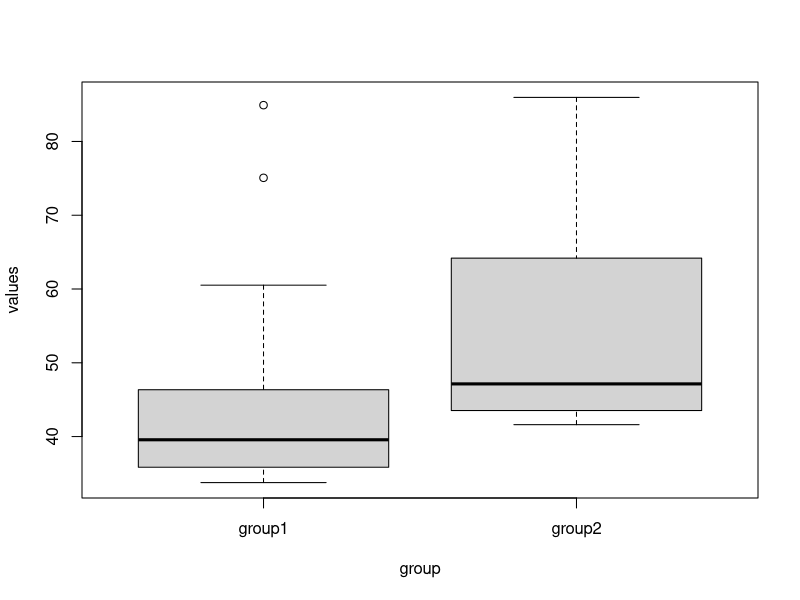
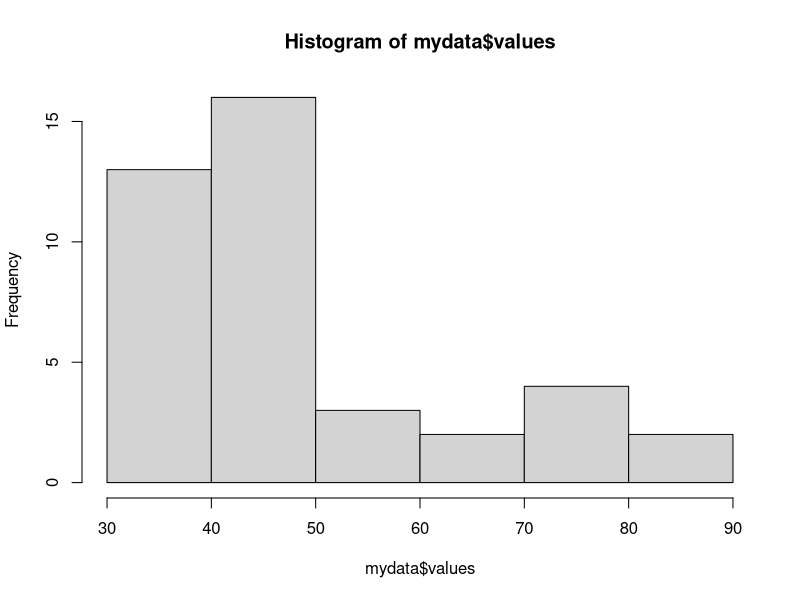
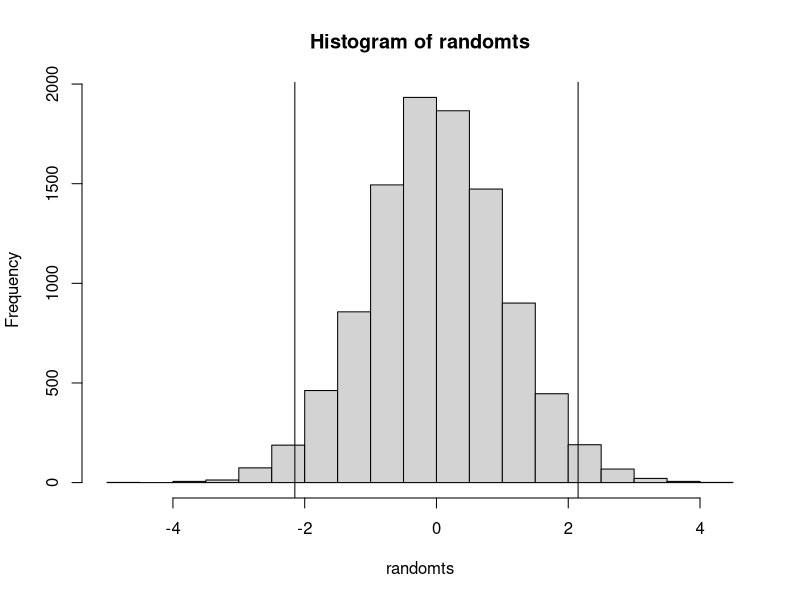
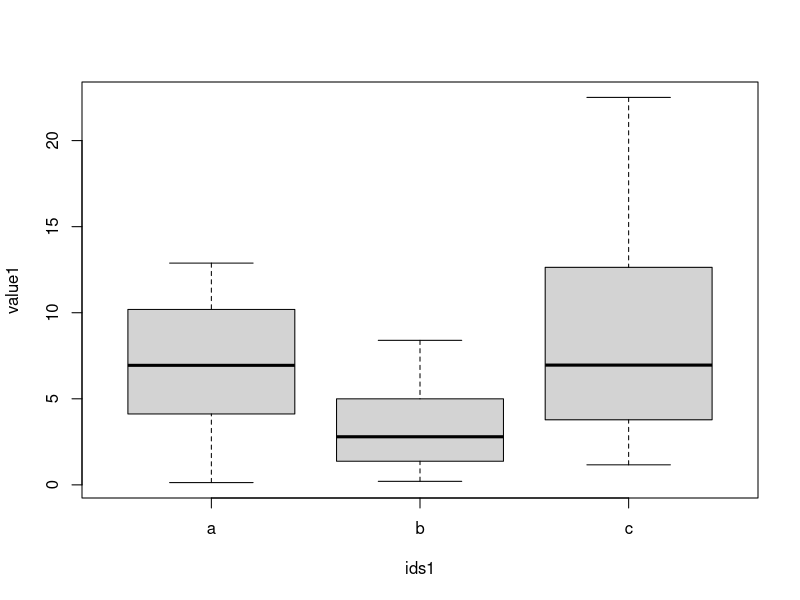
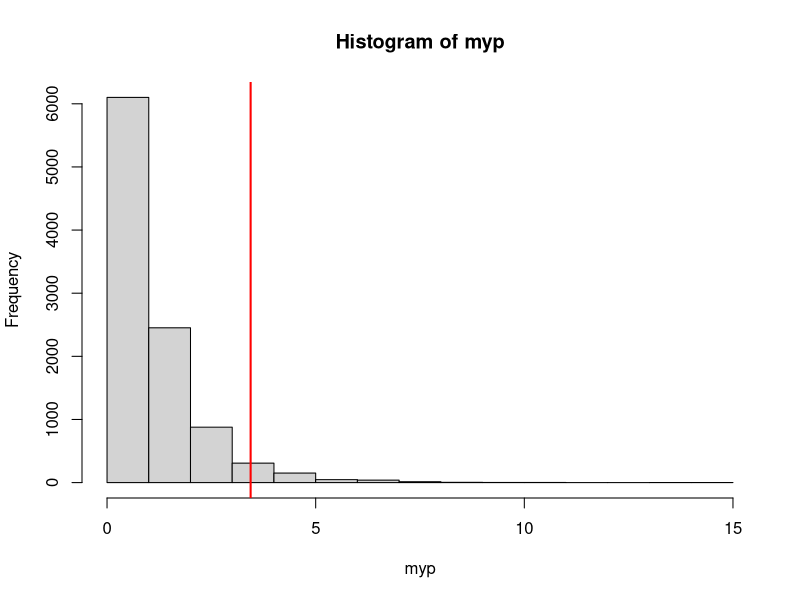
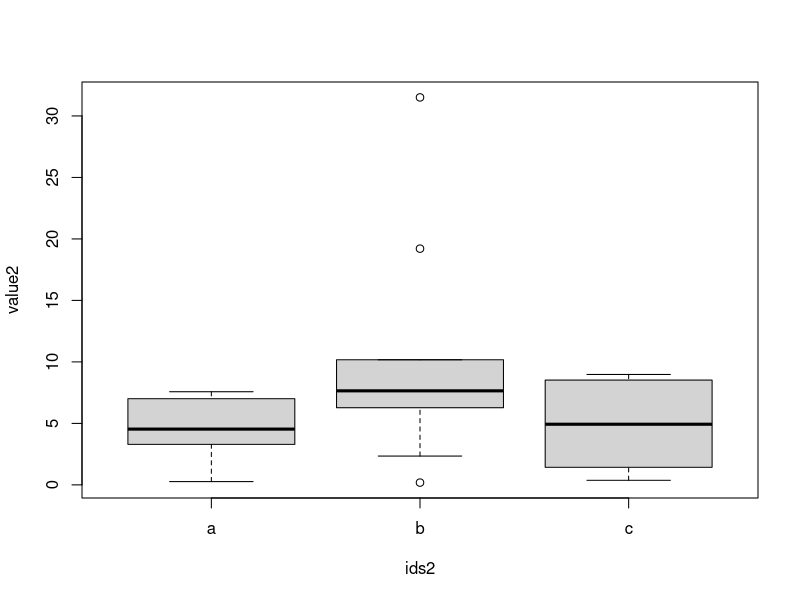
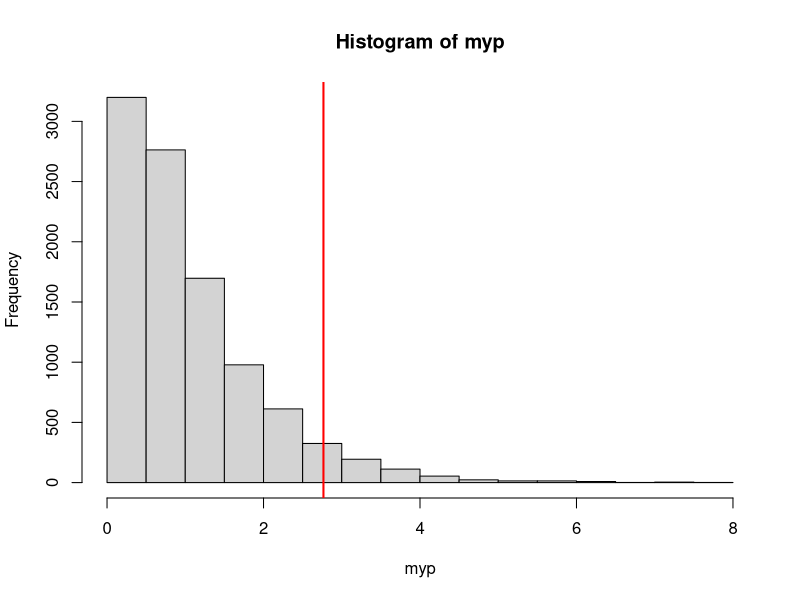

Generate these figures, in order, with R: (Note: this script raises an error after producing the figures.)
######  PERMUTATION / RANDOMIZATION TESTS  .... introduction   ######



###### there are lots of built in ways of permuting/randomizing data in R. 


## First one is combn()
## produces all combination of set of elements of a given size. - does not take order into account.

combn(c("purple", "pink", "green", "yellow", "orange", "white"), 4)

mycolors <- c("purple", "pink", "green", "yellow", "orange", "white")
mycolors
combn(mycolors, 3)

combn(letters[1:4],2)



## we probably remember sample()

sample(mycolors)                 # run it a few times
sample(mycolors,3)               # run it a few times
sample(mycolors,3, replace=T)    # run it a few times



## replicate() can be useful here too

replicate(10, sample(mycolors,3))   # see what it did ?




# there are lots of fun things in R to do with permutations/randomizations/sambling/combinations,
# we'll do more in later tutorials.....




#### Permuting/Randomizing Data  - Some introductory comments ####

# General principle:   Is the pattern in the data that we observe likely to have arisen by chance, or not?

# Essentially we will randomly shuffle our data (or e.g. the groups our data belong to) and examine how often
# our data lead to an observed parameter (mean, sum) of a group, 
# or how ofen our observed statistic (e.g. t-statistic, F-value) arises, compared to N shuffles of the data.

## Advantages:
# We do not have to worry about whether our data are normally distributed or groups have equal variances
# We are not assuming our data are sampled from some general population/distribution
# Very useful for skewed data, small sample sizes.

## Things to remember:
# data should still be independent of one another                                                                                                                                                                                                                                                                        
# One criticism of permutation/randomization tests is whether their results are generalizable to a theoretical general population
# The degree to which they are generalizable is dependent upon how 'at random' our sample was drawn from a general population

# a good reference: http://biol09.biol.umontreal.ca/PLcourses/Statistical_tests.pdf
                                                    




# It's best to learn their utility from some simple examples ...




#### Example 1.  - A complete permutation test  ####

x <- c(25.17, 20.57, 19.03)
y <- c(25.88, 25.20, 23.75, 26.99)

length(x)         # [1] 3
length(y)         # [1] 4
length(c(x,y))    # [1] 7

choose(7,3) # [1] 35, There are 35 ways of dividing the 7 observations into samples of size 3 and 4
choose(7,4) # [1] 35, it's the same.


sum(x) # [1] 64.77

combn(c(x,y),3)  #produces all 35 combinations of picking any 3 of our sample of 7

apply(combn(c(x,y),3),2,sum) #for all columns (denoted by the '2') apply the function sum

sort(apply(combn(c(x,y),3),2,sum)) #and sort them

2/35 # p is 2/35 or how much of the distribution are less than or equal to the observed 
     # [1] 0.05714286
     # Note that only in the case of no x-y overlap is a p-value below .05 possible here.







#### Example 2.  Comparing 2 groups - randomized permutation t-test ####


# e.g. comparing the reaction times of two groups

group1 <- c(36.30,  42.07,  39.97,  39.33,  33.76,  33.91,  39.65,  84.92,  40.70,  39.65,
39.48,  35.38,  75.07,  36.46,  38.73,  33.88,  34.39,  60.52,  53.63,  50.62)

group2 <- c(49.48,  43.30,  85.97,  46.92,  49.18,  79.30,  47.35,  46.52,  59.68,  42.89,
49.29,  68.69,  41.61,  46.81,  43.75,  46.55,  42.33,  71.48,  78.95,  42.06)

mydata <- data.frame(values=c(group1,group2), group=rep(c("group1", "group2"),each=20))

mydata

boxplot(values~group,mydata)
t.test(values~group,mydata)                        # t=-2.1496, p=0.03802

hist(mydata$values)
shapiro.test(mydata$values)                        # not normally distributed
bartlett.test(mydata$values, mydata$group)         # variances equal


mydata$group
sample(mydata$group)  # run this a few times to see what happens

split(mydata$values, sample(mydata$group))  # run this a few times to see what happens

#run the beneath 4 lines a few times
a <- split(mydata$values, sample(mydata$group))
a[[1]]
a[[2]]
t.test(a[[1]],a[[2]])

mytest <- t.test(a[[1]],a[[2]])
mytest
str(mytest)
mytest$statistic
mytest[[1]]

t.test(a[[1]],a[[2]])$statistic  #these look awful, but return the t-statistic effectively
t.test(a[[1]],a[[2]])[[1]]



## going to put above into a for loop.....

results <- vector("list",10000)  # this will store our results

# might take 1 minute.   Store all t-statistics generated from 10000 randomizations (each [i])

for(i in 1:10000){
  a <- split(mydata$values, sample(mydata$group))
  results[[i]] <- t.test(a[[1]],a[[2]])[[1]]
}

results # these results are stored as a list because we told it to

unlist(results) #unpack from the list
 
as.numeric(unlist(results)) #we don't need the t...

randomts <- as.numeric(unlist(results)) #we don't need the t...

hist(randomts)      # t values we would be likely to obtain when the null is true
abline(v= -2.1496)  #this was the t-statistic from our initial observed data

sum(randomts <= -2.1496)  #182 (yours may vary slightly as your randomizations won't be exactly the same)

sum(randomts <= -2.1496) / 10000   # our generated 'exact' p-value for one tailed # [1] 0.0182


abline(v= 2.1496) # what about the other end of the distribution ?
sum(randomts <= -2.1496)
sum(randomts >=  2.1496)

(sum(randomts <= -2.1496) + sum(randomts >=  2.1496))  #375 - number of instance of a t-statistic as

(sum(randomts <= -2.1496) + sum(randomts >=  2.1496))  / 10000    # [1] 0.0375



# another tip:   If your data contain many 'ties' as often is the case using scaled data,
# you might want to consider using something like the mean or sum of group 1 to compare to randomized data,
# rather than a continuous variable like the t-statistic.






#### Example 3.  Randomized One-Way ANOVA ####

# The basic idea is that if the null is true, the group labels are arbitrary
# you don't change the distributions by shuffling them.


# Say we've measured the amount of iron in rocks
# We have collected 10 samples from 3 different regions (a=Arizona, b=Bermuda, c=Colorado)

# We do a One-Way ANOVA and I get a difference between the 3 regions. 

# But was this chance?

# Perhaps we had non normality and/or heterogeneous variances between groups...
# and a non-parametric test suggests no differences...

# Options ?  - transform data?, do One-Way ANOVA with Welchs correction ?, Permutation test?


# Advantage of Permutations/Ranomizations:
# - you don't need to worry as much about normality/equal variances



# Example 3a

rocks <- read.csv("rocks.csv")

rocks

boxplot(value1 ~ ids1, rocks)

summary(aov(value1 ~ ids1, rocks))              # significant p=0.0467, F=3.441
kruskal.test(value1 ~ ids1, rocks)              # not signficiant
shapiro.test(rocks$value1)                      # not normal
bartlett.test(rocks$value1, rocks$ids1)         # non equal variances


## lets do a randomization test.
# we will randomize the order of the ids here.

rocks$value1
ironvalue <- rocks$value1
ironvalue

rocks$ids1
place <- rocks$ids1
place
table(place)

# a  b  c 
# 10 10 10 

sample(place) # run this a few times - it generates reordered versions of ids1.

summary(aov(ironvalue ~ place))              # same as before  -  p=0.0467, F=3.441

summary(aov(ironvalue ~ sample(place)))      # keep running, will be different

myoutput <- summary(aov(ironvalue ~ sample(place)))      
myoutput
str(myoutput)

summary(aov(ironvalue ~ sample(place)))[[1]][4]  #first thing in list, fourth index = F-value
summary(aov(ironvalue ~ sample(place)))[[1]][[4]]  #double bracket gets rid of some of the text
summary(aov(ironvalue ~ sample(place)))[[1]][[4]][1]  #this is the p-value !!!

#now let's get that p-value 10,000 times

replicate(10000, summary(aov(ironvalue ~ sample(place)))[[1]][[4]][1])   #this will take about 1-2 minutes

myp <- replicate(10000, summary(aov(ironvalue ~ sample(place)))[[1]][[4]][1])

hist(myp)
abline(v=3.441, col="red", lwd=2)

sum(myp>=3.441) #the proportion of myp 's F statistics that are >= the observed value of 3.441
# [1] 417

sum(myp>=3.441) /10000     # [1] 0.0417   - only 4.17% of samples had F values higher than our observed




#####  Example 3b

boxplot(value2 ~ ids2, rocks)

summary(aov(value2 ~ ids2, rocks))              # not significant   p=.0808, F=2.766
kruskal.test(value2 ~ ids2, rocks)              # not signficiant   p=.1554
shapiro.test(rocks$value2)                      # not normal
bartlett.test(rocks$value2, rocks$ids2)         # non equal variances

myp <- replicate(10000, summary(aov(rocks$value2 ~ sample(rocks$ids2)))[[1]][[4]][1])   #this will take about 1-2 minutes

hist(myp)
abline(v=2.766, col="red", lwd=2)
sum(myp>=2.766) /10000  #[1] 0.0558

#note: 10,000 randomizations are probably the minimum you'd want to do - could do e.g. up to 100,000




# Example 3c  - from bloodwork.csv

boxplot(immuncount ~ state, df)

summary(aov(immuncount ~ state, df))
pairwise.t.test(df$immuncount,df$state , p.adjust.method="holm")


summary(aov(immuncount ~ state, df))              # not significant   p=.0782, F=2.805
kruskal.test(immuncount ~ state, df)              # not signficiant   p=.1257
shapiro.test(df$immuncount)                       # not normal
bartlett.test(df$immuncount, df$state)            # variances are equal

myp <- replicate(10000, summary(aov(df$immuncount ~ sample(df$state)))[[1]][[4]][1])   #this will take about 1-2 minutes

hist(myp)
abline(v=2.805, col="red", lwd=2)
sum(myp>=2.805) /10000  #what do you think it will turn out to be ?
